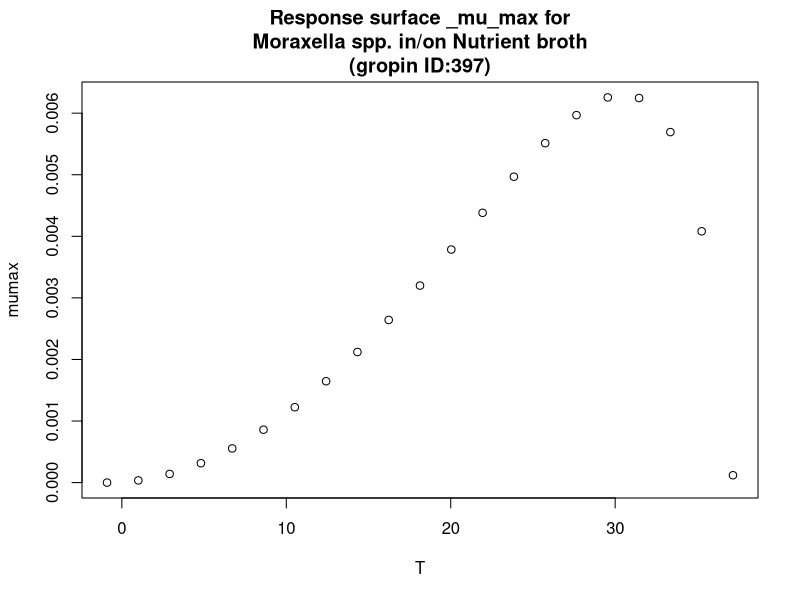

Recreate this plot in R.
#############################
# start of Parameter script
#############################
T <- seq(-0.9009,37.1628371628372,length.out=21)
#############################
# end of Parameter script
#############################
############################# 
# start of Model script Gropin ID 397 
#############################
 
# constant coefficients for this model
 
variables <- data.frame(T)
argumentsPar <- unique.data.frame(expand.grid(variables))
 
# heart of the model
response_surface <- function(T) {
   mumax <-(6.3*(10^-3)*(T-37.2)*((T+0.9)^2))/((30.5+0.9)*((30.5+0.9)*(T-30.5)-(30.5-37.2)*(30.5-0.9-2*T)))

	return(mumax=mumax)
} 

# output parameters
responseSurface <- cbind(argumentsPar,response_surface(argumentsPar['T']))
colnames(responseSurface) <- c(colnames(argumentsPar),'mumax')
#############################
# End of Model script
#############################
############################# 
# start of Visualisation script Gropin ID 397 
#############################
titleText <-'Response surface _mu_max for
Moraxella spp. in/on Nutrient broth
(gropin ID:397)'
plot(T,responseSurface$'mumax',xlab='T',
                          ylab='mumax',main=titleText)
#############################
# End of Visualisation script
#############################
